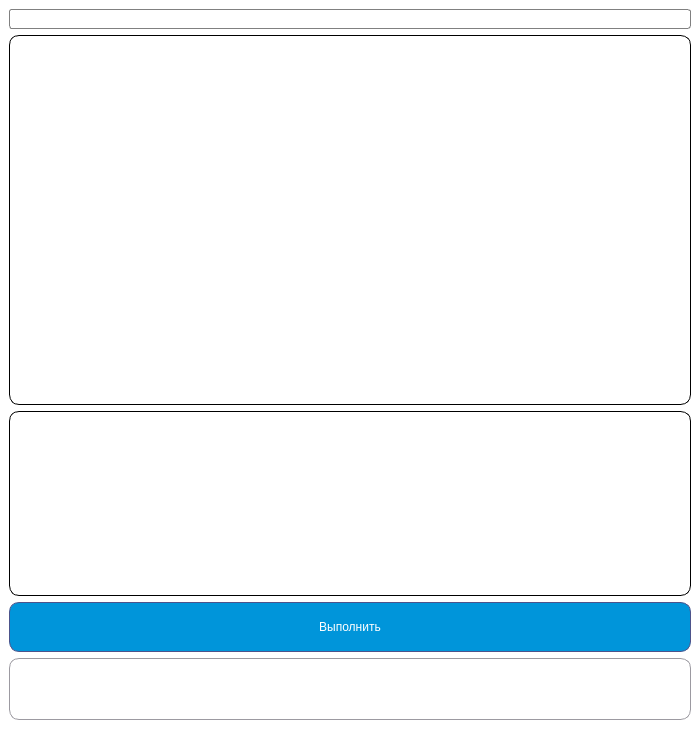
<?xml version="1.0" encoding="UTF-8"?>
<ui version="4.0">
 <class>MainWindow</class>
 <widget class="QMainWindow" name="MainWindow">
  <property name="geometry">
   <rect>
    <x>0</x>
    <y>0</y>
    <width>700</width>
    <height>749</height>
   </rect>
  </property>
  <property name="minimumSize">
   <size>
    <width>700</width>
    <height>700</height>
   </size>
  </property>
  <property name="windowTitle">
   <string>Надежность информационных систем</string>
  </property>
  <property name="windowIcon">
   <iconset>
    <normaloff>:/icons/icons/calculator.svg</normaloff>:/icons/icons/calculator.svg</iconset>
  </property>
  <property name="styleSheet">
   <string notr="true">background-color:rgb(255, 255, 255);</string>
  </property>
  <widget class="QWidget" name="centralwidget">
   <property name="styleSheet">
    <string notr="true">QListWidget{
	selection-background-color: rgb(129, 136, 188);
}

QScrollBar:vertical, QScrollBar:horizontal{
	border: none;
	background-color: rgb(243, 243, 248);
	width: 6px;
	margin: 0px 0 0px 0;
	border-radius: 0px;
}

QScrollBar::handle::vertical, QScrollBar::handle::horizontal{
	background-color: rgb(202, 203, 213);
	width: 3px;
	border-radius: 3px;
}

QScrollBar::handle::vertical:hover, QScrollBar::handle::horizontal:hover{
	background-color: rgb(202, 203, 213);
}

QScrollBar::handle::vertical:pressed, QScrollBar::handle::horizontal:pressed{
	background-color:rgb(129, 136, 188);
}

QScrollBar::sub-line:vertical, QScrollBar::sub-line:horizontal{
	border: none;
	background-color: rgb(243, 243, 248);
	height: 8px;
	border-top-right-radius: 3px;
	border-top-left-radius: 3px;
	subcontrol-position: top;
	subcontrol-origin: margin;
}

QScrollBar::sub-line::vertical:hover, QScrollBar::sub-line::horizontal:hover{
	background-color: rgb(202, 203, 213);
}

QScrollBar::sub-line::vertical:pressed, QScrollBar::sub-line::horizontal:pressed{
	background-color:rgb(129, 136, 188);
}

QScrollBar::add-line:vertical, QScrollBar::add-line:horizontal{
	border: none;
	background-color: rgb(243, 243, 248);
	height: 8px;
	border-top-right-radius: 3px;
	border-top-left-radius: 3px;
	subcontrol-position: bottom;
	subcontrol-origin: margin;
}

QScrollBar::add-line::vertical:hover, QScrollBar::add-line::horizontal:hover{
	background-color: rgb(202, 203, 213);
}

QScrollBar::add-line::vertical:pressed, QScrollBar::add-line::horizontal:pressed{
	background-color:rgb(129, 136, 188);
}

QScrollBar::up-arrow:vertical, QScrollBar::down-arrow:vertical, QScrollBar::up-arrow:horizontal, QScrollBar::down-arrow:horizontal{
	background: none;
}

QScrollBar::ad-page:vertical, QScrollBar::sub-page:vertical, QScrollBar::add-page:horizontal, QScrollBar::sub-page:horizontal{
	background: none;
}</string>
   </property>
   <layout class="QVBoxLayout" name="verticalLayout" stretch="0,6,3,0,1,0">
    <item>
     <layout class="QHBoxLayout" name="horizontalLayout">
      <item>
       <widget class="QComboBox" name="cb_labs">
        <property name="styleSheet">
         <string notr="true">QComboBox {
    border: 1px solid gray;
    border-radius: 3px;
    padding: 1px 18px 1px 3px;
    min-width: 6em;
    color: black;
    selection-background-color: rgb(240, 240, 240);
    selection-color: rgb(25, 25, 25);
}

QComboBox QAbstractItemView {
	color: rgb(100, 100, 100);
    background:  rgb(240, 240, 240);
    border: 1px solid gray;
    border-radius: 3px;
    padding: 1px 18px 1px 3px;
    min-width: 6em;
}

QComboBox:on { /* shift the text when the popup opens */
    padding-top: 3px;
    padding-left: 4px;
}

QComboBox::drop-down {
    subcontrol-origin: padding;
    subcontrol-position: top right;
    width: 0px;
    height: 0px;
    border: 0px;

    border-left-width: 1px;
    border-left-color: darkgray;
    border-left-style: solid; /* just a single line */
    border-top-right-radius: 3px; /* same radius as the QComboBox */
    border-bottom-right-radius: 3px;
}

QComboBox::down-arrow {
    image: url(/usr/share/icons/crystalsvg/16x16/actions/1downarrow.png);
}

QComboBox::down-arrow:on { /* shift the arrow when popup is open */
    top: 1px;
    left: 1px;
}</string>
        </property>
       </widget>
      </item>
     </layout>
    </item>
    <item>
     <layout class="QHBoxLayout" name="layout_all" stretch="0,0">
      <item>
       <layout class="QVBoxLayout" name="layout_input" stretch="1">
        <item>
         <widget class="QListWidget" name="list_methods">
          <property name="enabled">
           <bool>true</bool>
          </property>
          <property name="minimumSize">
           <size>
            <width>250</width>
            <height>0</height>
           </size>
          </property>
          <property name="font">
           <font>
            <family>Fira Sans,sans-serif</family>
            <pointsize>-1</pointsize>
            <weight>50</weight>
            <italic>false</italic>
            <bold>false</bold>
           </font>
          </property>
          <property name="styleSheet">
           <string notr="true">QListWidget{
	color: black;
	border: 1px solid black;
	border-radius: 10px;
	selection-background-color: rgb(140, 200, 218);
	font: 14px &quot;Fira Sans&quot;, sans-serif;
}

QScrollBar:horizontal {
    border: 2px darkgray;
    background: silver;
    height: 15px;
    margin: 0px 40px 0 0px;
}

QScrollBar::handle:horizontal {
    background: gray;
    min-width: 20px;
}

QScrollBar::add-line:horizontal {
    background: lightslategray;
    width: 16px;
    subcontrol-position: right;
    subcontrol-origin: margin;
    border: 1px solid black;
}

QScrollBar::sub-line:horizontal {
    background: lightslategray;
    width: 16px;
    subcontrol-position: top right;
    subcontrol-origin: margin;
    border: 1px solid black;
    right: 20px;
    margin: 2px 0px 0px
}

QScrollBar::add-page:horizontal, QScrollBar::sub-page:horizontal {
    background: none;
}</string>
          </property>
         </widget>
        </item>
       </layout>
      </item>
      <item>
       <layout class="QVBoxLayout" name="layout_output_pictures"/>
      </item>
     </layout>
    </item>
    <item>
     <widget class="QListWidget" name="list_input">
      <property name="styleSheet">
       <string notr="true">QWidget{
	color: black;
	border: 1px solid black;
	border-radius: 10px;
	font: 22px &quot;Ubuntu Light&quot;, sans-serif, center;
}
</string>
      </property>
     </widget>
    </item>
    <item>
     <widget class="QPushButton" name="pb_calculate">
      <property name="sizePolicy">
       <sizepolicy hsizetype="Minimum" vsizetype="Fixed">
        <horstretch>0</horstretch>
        <verstretch>0</verstretch>
       </sizepolicy>
      </property>
      <property name="minimumSize">
       <size>
        <width>0</width>
        <height>50</height>
       </size>
      </property>
      <property name="styleSheet">
       <string notr="true">QPushButton{
	color: white;
	border: 1px solid rgb(77, 83, 139);	
	background-color:rgb(0,149,218);
	border-radius: 10px;
	font: 24px &quot;Fira Sans&quot;, sans-serif, center;
}

QPushButton:hover {
	color: black;  
	background-color: rgb(140, 200, 218);
	font: 24px &quot;Fira Sans&quot;, sans-serif, center;
}</string>
      </property>
      <property name="text">
       <string>Выполнить</string>
      </property>
     </widget>
    </item>
    <item>
     <layout class="QHBoxLayout" name="layout_output">
      <item>
       <widget class="QTextBrowser" name="text_entry">
        <property name="styleSheet">
         <string notr="true">QTextBrowser{
	text-align: center;
	height: 300%;
	width: 100%;
	color: black;
	border: 1px solid rgb(156, 154, 161);
	border-radius: 10px;
	font: 22px &quot;Fira Sans&quot;, sans-serif;
}</string>
        </property>
        <property name="readOnly">
         <bool>true</bool>
        </property>
        <property name="html">
         <string>&lt;!DOCTYPE HTML PUBLIC &quot;-//W3C//DTD HTML 4.0//EN&quot; &quot;http://www.w3.org/TR/REC-html40/strict.dtd&quot;&gt;
&lt;html&gt;&lt;head&gt;&lt;meta name=&quot;qrichtext&quot; content=&quot;1&quot; /&gt;&lt;style type=&quot;text/css&quot;&gt;
p, li { white-space: pre-wrap; }
&lt;/style&gt;&lt;/head&gt;&lt;body style=&quot; font-family:'Fira Sans,sans-serif'; font-size:22px; font-weight:400; font-style:normal;&quot;&gt;
&lt;p style=&quot;-qt-paragraph-type:empty; margin-top:0px; margin-bottom:0px; margin-left:0px; margin-right:0px; -qt-block-indent:0; text-indent:0px; font-size:36px;&quot;&gt;&lt;br /&gt;&lt;/p&gt;&lt;/body&gt;&lt;/html&gt;</string>
        </property>
        <property name="textInteractionFlags">
         <set>Qt::TextSelectableByKeyboard|Qt::TextSelectableByMouse</set>
        </property>
       </widget>
      </item>
     </layout>
    </item>
    <item>
     <widget class="QLabel" name="lbl_temp">
      <property name="enabled">
       <bool>true</bool>
      </property>
      <property name="sizePolicy">
       <sizepolicy hsizetype="Preferred" vsizetype="Maximum">
        <horstretch>0</horstretch>
        <verstretch>0</verstretch>
       </sizepolicy>
      </property>
      <property name="styleSheet">
       <string notr="true">color: #888;</string>
      </property>
      <property name="alignment">
       <set>Qt::AlignRight|Qt::AlignTrailing|Qt::AlignVCenter</set>
      </property>
     </widget>
    </item>
   </layout>
  </widget>
 </widget>
 <resources/>
 <connections/>
</ui>
